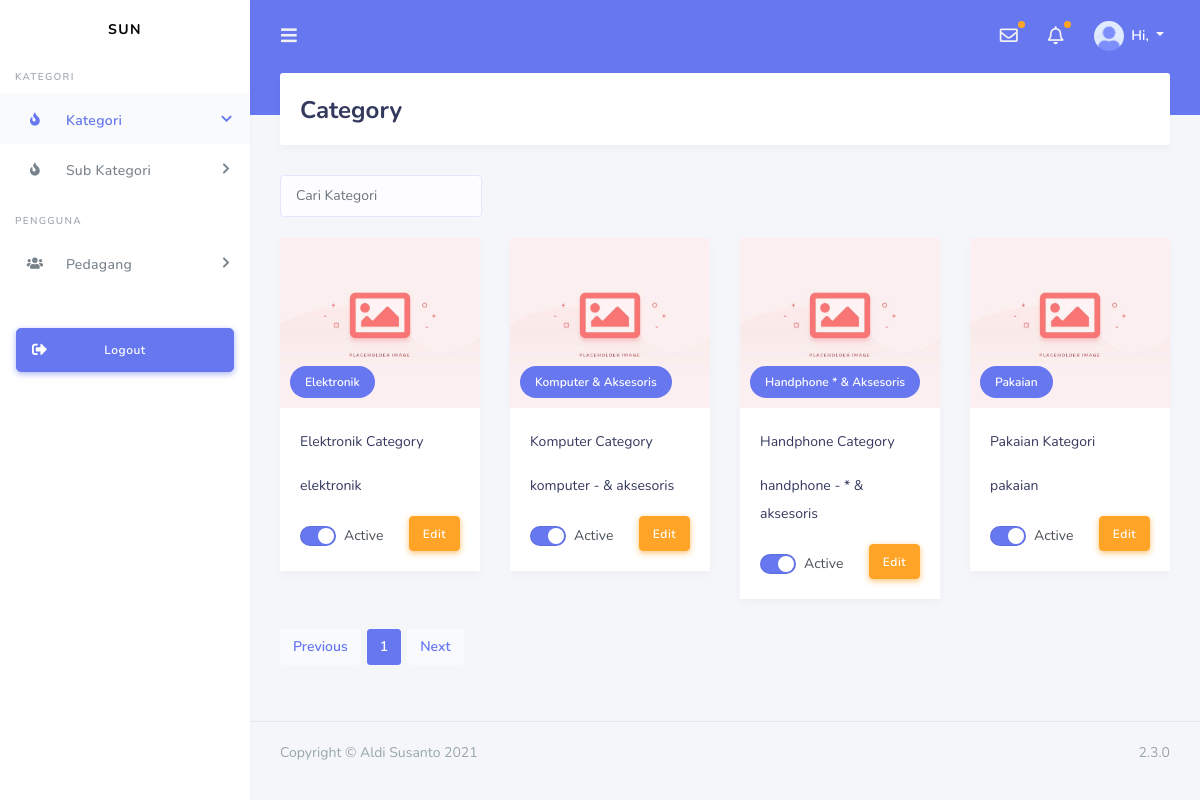
/category_list, run on the app's committed database.
### ECommerceApp/models.py (models this page shows, shortened)
class Category(models.Model):
    id = models.AutoField(primary_key=True)
    title = models.CharField(max_length=255)
    url_slug = models.CharField(max_length=255)
    thumbnail = models.FileField()
    description = models.TextField()
    created_at = models.DateTimeField(auto_now_add=True)
    is_active = models.IntegerField(default=1)
    objects = models.Manager()

### ECommerceApp/admin_views.py (the view)
# urls.py: path('category_list', admin_views.CategoriesListView.as_view(), name="category_list"),
class CategoriesListView(ListView):
    model = Category
    template_name = "admin_templates/category_list.html"
    paginate_by = 4
    def get_queryset(self):
        filter_val = self.request.GET.get("filter", "")
        order_by = self.request.GET.get("orderby", "id")
        if filter_val != "":
            category = Category.objects.filter(
                Q(title__contains=filter_val) | Q(description__contains=filter_val)).order_by(order_by)
        else:
            category = Category.objects.all().order_by(order_by)
        return category
    def get_context_data(self, **kwargs):
        context = super(CategoriesListView, self).get_context_data(**kwargs)
        context["filter"] = self.request.GET.get("filter", "")
        context["orderby"] = self.request.GET.get("orderby", "id")
        context["all_table_fields"] = Category._meta.get_fields()
        return context

### ECommerceApp/templates/admin_templates/category_list.html (shortened to what this page needs)
{% extends 'admin_templates/base_template.html' %}
{% block title_content %}
Category
{% endblock title_content %}
{% block page_content %}
<div class="row">
    <div class="col-12 col-md-12 col-lg-12">
        <form class="form-inline mr-auto" method="get">
            <input class="form-control " type="search" placeholder="Cari Kategori" aria-label="Search"
                   name="filter" value="{{ filter }}" autofocus>
        </form>
    </div>
</div>
<br>
<div class="row">
    {% for category in category_list %}
    <div class="col-12 col-sm-6 col-md-6 col-lg-3">
        <article class="article article-style-b">
            <div class="article-header">
                <div class="article-image" data-background="/media/{{ category.thumbnail }}"
                     style="background-image: url(&quot;../assets/img/news/img15.jpg&quot;);">
                </div>
                <div class="article-badge">
                    <div class="article-badge-item bg-primary"> {{ category.title }}</div>
                </div>
            </div>
            <div class="article-details">
                <p>{{ category.description }}</p>
                <p>{{ category.url_slug }}</p>
                <div class="article-cta">
                    <label class="custom-switch mt-2" style="float:left; padding-left:0">
                        <span class="custom-switch-indicator"></span>
                        {% if category.is_active == 1 %}
                        <span class="custom-switch-description">Active</span>
                        {% endif %}
                    </label>
                    <a href="{% url 'category_update' category.id %}" class="btn btn-warning">Edit</a>
                </div>
            </div>
        </article>
    </div>
    {% endfor %}
</div>
<div class="row">
    <div class="col-12 col-md-12 col-lg-12">
        <nav aria-label="Page navigation example">
            <ul class="pagination">
                {% if page_obj.has_previous %}
                <li class="page-item"><a class="page-link"
                                         href="{% url 'category_list' %}?filter={{ filter }}&orderby={{ orderby }}&page={{ page_obj.has_previous_number }}">Previous</a>
                </li>
                {% else %}
                <li class="page-item disable"><a class="page-link" href="#">Previous</a></li>
                {% endif %}
                {% for i in paginator.page_range %}
                <li class="page-item {% if i == page_obj.number %}active{% endif %}">
                    <a class="page-link"
                       href="{% url 'category_list' %}?filter={{ filter }}&orderby={{ orderby }}&page={{ i }}">
                        {{ i }}</a></li>
                {% endfor %}
                {% if page_obj.has_next %}
                <li class="page-item"><a class="page-link"
                                         href="{% url 'category_list' %}?filter={{ filter }}&orderby={{ orderby }}&page={{ page_obj.next_page_number }}">Next</a>
                </li>
                {% else %}
                <li class="page-item disable"><a class="page-link" href="#">Next</a></li>
                {% endif %}
            </ul>
        </nav>
    </div>
</div>
{% endblock page_content %}

### data on the page
Category: title "Elektronik", description "Elektronik Category", url_slug "elektronik", is_active "Active"
Category: title "Komputer & Aksesoris", description "Komputer Category", url_slug "komputer - & aksesoris", is_active "Active"
Category: title "Handphone * & Aksesoris", description "Handphone Category", url_slug "handphone - * & aksesoris", is_active "Active"
Category: title "Pakaian", description "Pakaian Kategori", url_slug "pakaian", is_active "Active"

### other printed values
{{ i }} "1"
